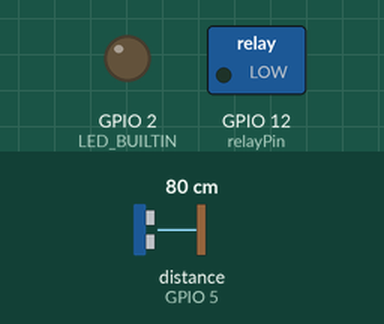
Simulated run of this program. Board: ESP8266 (NodeMCU). Shown: switched loads named in the program (green lamp = pin HIGH), output pins drawn as LEDs (lit = HIGH, except the on-board LED, lit = LOW). Wiring (inferred from the names in the program): ultrasonic range finder: trigger GPIO 4; echo GPIO 5. The test bench sets the inputs (shaded band); at power-on: distance to the obstacle (sensor on GPIO 5) 80 cm. The echo pulse lasts 58.3 µs per cm; WiFi joins after 1.5 s; servers stay silent unless stated; no MQTT or app messages arrive unless stated; not simulated (calls return 0 or success): credentials.h; pins used as bus, display or sensor lines are not drawn; what the program prints to the serial monitor is not drawn. At 1.8 s the program puts the board to deep sleep or switches it off; the recording ends there.

Above: at 0.1 s.
Timing chart, 0 to 1.6 s (numbered marks = the images above):
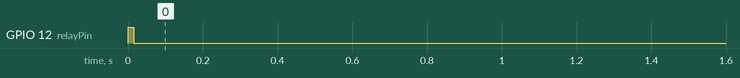

The program:

main.cpp
```cpp
// TODO: multiple measuerements and get average, try again when > 950
#include <ESP8266WiFi.h>
#include <PubSubClient.h>
#include "credentials.h" //My Wifi and MQTT credentials
#include "myheaders.h"

const char* ssid = WIFI_SSID;
const char* password = WIFI_PASSWD;
const char* mqttServer = "192.168.178.143";
const int mqttPort = 1883;
const char* mqttUser = MQTT_USERN;
const char* mqttPassword = MQTT_PASSWD;


#define trigPin 4
#define echoPin 5
#define relayPin 12
#define voltagePin A0
/* #define SLEEPTIME 30*60*1000000 */
#define SLEEPTIME 30*60*1000000
/* #define TIMEOUT 20000 */
#define TIMEOUT 200000 //TEMPORARY


long duration;
int distance;
int bat_raw;
float analog_batt;
uint32_t measureTime, WiFiTime;
char payload[21];

// Static IP details...Use static because it's much faster
IPAddress ip(192, 168, 178, 200);
IPAddress gateway(192, 168, 178, 1);
IPAddress mask(255, 255, 255, 0);


WiFiClient espClient;
PubSubClient client(espClient);

void setup() {
  //Serial.begin(115200); //serialdebug

  pinMode(LED_BUILTIN, OUTPUT);
  digitalWrite(LED_BUILTIN, HIGH); //turn off by default

  /* if (ESP.getResetReason().equals("External System")) { */
  /*   digitalWrite(LED_BUILTIN, LOW); */
  /*   Serial.println("Reset Reason = Button, will search for updates after measurement"); */
  /* } */

  //measureTime = millis(); //serialdebug
  pinMode(trigPin, OUTPUT);
  pinMode(echoPin, INPUT);
  pinMode(relayPin, OUTPUT);
  digitalWrite(relayPin, HIGH); // Power on devices needed for measurement

  //JSN SR04T
  //Serial.println("Starting measurrment"); //serialdebug
  // Clear the trigPin by setting it LOW:
  digitalWrite(relayPin, HIGH);
  for ( int i = 0;;i++)  {
    //Serial.print("Try: "); //serialdebug
    //Serial.println(i); //serialdebug
    digitalWrite(trigPin, LOW);

    delayMicroseconds(5);

    // Trigger the sensor by setting the trigPin high for 10 microseconds:
    digitalWrite(trigPin, HIGH);
    delayMicroseconds(10);
    digitalWrite(trigPin, LOW);

    // Read the echoPin. pulseIn() returns the duration (length of the pulse) in microseconds:
    duration = pulseIn(echoPin, HIGH);

    //Measure battery voltage
    bat_raw = analogRead(voltagePin);
    //Serial.print("Battery RAW: "); //serialdebug
    //Serial.println(bat_raw); //serialdebug
    analog_batt = (3.749/893) * bat_raw;
    //Serial.print("Battery Voltage: "); //serialdebug
    //Serial.println(analog_batt); //serialdebug

    // Calculate the distance:
    distance = duration*0.034/2;

    //Serial.println(duration); //serialdebug
    //Serial.print("Distance: "); //serialdebug
    //Serial.println(distance); //serialdebug
    delay(10);
    if ((distance > 5 && distance < 900) || i > 5) {
      break;
    }
  }
  digitalWrite(relayPin, LOW);
  //measureTime = millis() - measureTime; //serialdebug
  /* delay(10); //DELETE ME */
  //Serial.print("Time needed for measurement : "); //serialdebug
  //Serial.println(measureTime); //serialdebug
  //Serial.println("Finished measurrement"); //serialdebug


  WiFiTime=millis();
  /* WiFi.forceSleepWake(); */
  /* delay(1); */
  // Disable the WiFi persistence.
  // The ESP8266 will not load and save WiFi settings in the flash memory.
  /* WiFi.persistent( false ); */
  WiFi.mode(WIFI_STA);
  WiFi.config(ip,gateway,mask);
  WiFi.begin(ssid, password);

  while (WiFi.status() != WL_CONNECTED) {
  /* while (WiFi.waitForConnectResult() != WL_CONNECTED) { */
    delay(5);
    ///* Serial.print("Connecting to WiFi..Code: "); //serialdebug */
    //Serial.print(WiFi.status()); //serialdebug
    /* if ((millis() - WiFiTime) > 5000) { */
    if ((millis() - WiFiTime) > TIMEOUT) {
      //Serial.println("Timout wifi connection, going to sleep.."); //serialdebug
    ESP.deepSleepInstant(SLEEPTIME, WAKE_NO_RFCAL);
    }
  }
  //WiFiTime = millis() - WiFiTime; //serialdebug
  //Serial.print("Time needed for wifi connection: "); //serialdebug
  //Serial.println(WiFiTime); //serialdebug
  //Serial.println("Connected to the WiFi network"); //serialdebug

  client.setServer(mqttServer, mqttPort);
  /* client.setCallback(callback); */

  while (!client.connected()) {
    //Serial.println("Connecting to MQTT..."); //serialdebug
    if (client.connect("ESP8266Client", mqttUser, mqttPassword )) {
      //Serial.println("connected");   //serialdebug
    }
    else {
      if (millis() > TIMEOUT) {
        //Serial.println("Timout MQTT connection, going to sleep.."); //serialdebug
        ESP.deepSleepInstant(SLEEPTIME, WAKE_NO_RFCAL);
      }
      //Serial.print("failed with state "); //serialdebug
      //Serial.print(client.state()); //serialdebug
      delay(5);
    }
  }


  //Serial.println("now publishing..."); //serialdebug
  //csv distance and runtime
  sprintf(payload, "%d,%d,%f,%lu", distance,bat_raw, analog_batt, millis());
  client.publish("zisterne/fuellstand", payload);
  delay(10);
  //Serial.print("Payload was: "); //serialdebug
  //Serial.println(payload); //serialdebug
  //Serial.print("Full cycle time: "); //serialdebug
  //Serial.println(millis()); //serialdebug

  //check for updates when esp was manually reset
  //NOTE: reset button must be pressed two times in quick succession, else it will be recognized as deep sleep wake
  /* if (ESP.getResetReason().equals("External System")) { */
  /*   client.publish("zisterne/fuellstand/update", "zisterne is checking for software update"); */
    checkForUpdates(espClient);
    /* ESP.restart();// tells the SDK to reboot, so its a more clean reboot, use this one if possible. */
  /* } */
  //Serial.println("finished, going to sleep.."); //serialdebug
  ESP.deepSleepInstant(SLEEPTIME, WAKE_NO_RFCAL);
  delay(100);
}

void loop(){}
```

myheaders.h
```cpp
//main.cpp
void checkForUpdates(WiFiClient espClient);
/* String getMAC(); */
```

httpupdate.cpp
```cpp
#include <Arduino.h>
#include <ESP8266WiFi.h>
#include <ESP8266HTTPClient.h>
#include <ESP8266httpUpdate.h>

#include "myheaders.h"
#include "credentials.h"

const int FW_VERSION = 30;
const char* ESP_ID = "210911-zisterne";
const char* fwUrlBase = "http://192.168.178.143/fota/";

// Checks if version in the file http://fwUrlBase/ESP_ID.version" (example: http://192.168.178.143/fota/210822-test.version )
// is never than the number defined in FW_VERSION, if yes it tries to update with the bin file provided at http://fwUrlBase/ESP_ID.bin
void checkForUpdates(WiFiClient espClient) {
  String fwURL = String( fwUrlBase );
  fwURL.concat( ESP_ID );
  String fwVersionURL = fwURL;
  fwVersionURL.concat(".version");

  Serial.println("Checking for firmware updates.");
  Serial.print("Firmware version URL: ");
  Serial.println( fwVersionURL );

  HTTPClient httpClient;
  httpClient.begin(espClient, fwVersionURL );
  int httpCode = httpClient.GET();
  if( httpCode == 200 ) {
    String newFWVersion = httpClient.getString();

    Serial.print("Current firmware version: ");
    Serial.println( FW_VERSION );
    Serial.print("Available firmware version: ");
    Serial.println( newFWVersion );

    int newVersion = newFWVersion.toInt();

    if( newVersion > FW_VERSION ) {
      Serial.println("Preparing to update");

      String fwImageURL = fwURL;
      fwImageURL.concat(".bin");

      Serial.print("Trying to get bin at: ");
      Serial.println(fwImageURL);
      /* t_httpUpdate_return ret = ESPhttpUpdate.update( fwImageURL ); */
      /* t_httpUpdate_return ret = ESPhttpUpdate.update(espClient, "http://192.168.178.143/fota/210822-test.bin");// 80, "fwImageURL"); */
      t_httpUpdate_return ret = ESPhttpUpdate.update(espClient, fwImageURL);// 80, "fwImageURL");
      /* t_httpUpdate_return ret = ESPhttpUpdate.update(espClient, "192.168.178.143", 80, "/fota/210822-test.bin"); */
      /* t_httpUpdate_return ret = ESPhttpUpdate.update(espClient, "192.168.178.143", 80, fwImageURL ); */

      switch(ret) {
        case HTTP_UPDATE_FAILED:
          Serial.printf("HTTP_UPDATE_FAILD Error (%d): %s", ESPhttpUpdate.getLastError(), ESPhttpUpdate.getLastErrorString().c_str());
          break;

        case HTTP_UPDATE_NO_UPDATES:
          Serial.println("HTTP_UPDATE_NO_UPDATES");
          break;
        case HTTP_UPDATE_OK:
          Serial.println("[update] Update ok."); // may not be called since we reboot the ESP
          break;
      }
    }
    else {
      Serial.println("Already on latest version");
    }
  }
  else {
    Serial.print("Firmware version check failed, got HTTP response code ");
    Serial.println( httpCode );
  }
  httpClient.end();
}
```

Measured:
- by itself, GPIO 12 (relayPin): LOW → HIGH at 0.00 s, → LOW 0.02 s later
